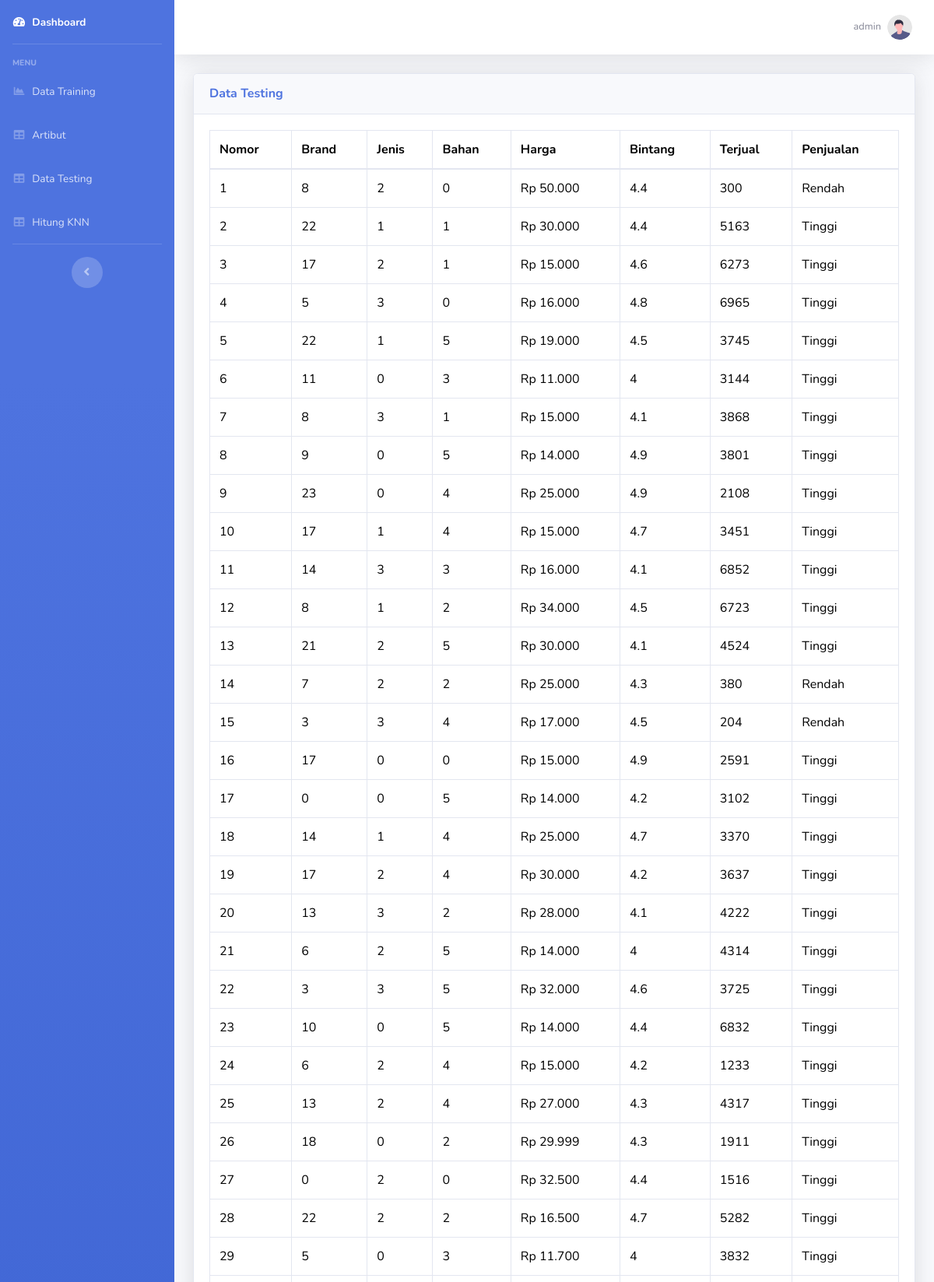
The page /aplikasi/data_testing.php (signed in, upper part) on the database its author committed.
### tables this page shows
CREATE TABLE `data_testing` (
  `id_data_testing` int(11) NOT NULL,
  `brand2` int(11) NOT NULL,
  `jenis2` int(11) NOT NULL,
  `bahan2` int(11) NOT NULL,
  `harga2` int(11) NOT NULL,
  `bintang2` double NOT NULL,
  `terjual2` int(11) NOT NULL,
  `penjualan2` int(11) NOT NULL
);

### aplikasi/data_testing.php (the view, shortened to what this page needs)
<!DOCTYPE html>
<html lang="en">
<head>
    <link href="../asset/vendor/fontawesome-free/css/all.min.css" rel="stylesheet" type="text/css">
    <link href="../asset/css/sb-admin-2.min.css" rel="stylesheet">
    <link href="../asset/vendor/datatables/dataTables.bootstrap4.min.css" rel="stylesheet">
</head>
<body id="page-top">
    <div id="wrapper">
         <?php include 'sidebar.php' ?>
        <div id="content-wrapper" class="d-flex flex-column">
            <div id="content">
            <?php include 'topbar.php'; ?>
                <div class="container-fluid">
                    <div class="card shadow mb-4">
                        <div class="card-header py-3">
                            <div class="d-sm-flex align-items-center justify-content-between">
                            <h6 class="m-0 font-weight-bold text-primary">Data Testing</h6>
                        </div>
                    </div>
                        <div class="card-body">
                            <div class="table-responsive">
                                <table class="table table-bordered" id="dataTable" width="100%" cellspacing="0">
                                    <thead>
                                        <tr>
                                            <th>Nomor</th>
                                            <th>Brand</th>
                                            <th>Jenis</th>
                                            <th>Bahan</th>
                                            <th>Harga</th>
                                            <th>Bintang</th>
                                            <th>Terjual</th>
                                            <th>Penjualan</th>
                                        </tr>
                                    </thead>
                                    <tbody>
                                        <?php
                                        $nomor = 1;
                                         $get_data = mysqli_query($conn, "select * from data_testing");
                                         while ($display=mysqli_fetch_array($get_data)) {
                                                $brand = $display['brand2'];
                                                $jenis = $display['jenis2'];
                                                $bahan = $display['bahan2'];
                                                $harga = $display['harga2'];
                                                $bintang = $display['bintang2'];
                                                $terjual = $display['terjual2'];
                                                $penjualan = $display['penjualan2'];
                                        ?>
                                        <tr>
                                            <td><?php echo $nomor ?></td>
                                            <td><?php echo $brand ?></td>
                                            <td><?php echo $jenis ?></td>
                                            <td><?php echo $bahan ?></td>
                                            <td><?php echo "Rp ". number_format($harga,0,",",".") ?></td>
                                            <td><?php echo $bintang ?></td>
                                            <td><?php echo $terjual ?></td>
                                            <td><?php if ($penjualan == 1) {
                                                echo "Rendah";
                                            }else if($penjualan == 2) {
                                                echo "Tinggi";
                                            } ?></td>
                                        </tr>
                                        <?php
                                            $nomor++;
                                            }
                                        ?>
                                    </tbody>
                                </table>
                                <br>
                            </div>
                        </div>
                    </div>
                </div>
            </div>
        </div>
    </div>
</body>
</html>

### aplikasi/data_testing.php (style rules this page uses)
th { color : #000000; }
td { color : #000000; }

### rows shown on the page
data_testing: brand2 "8", jenis2 "2", bahan2 "0", harga2 "50.000", bintang2 "4.4", terjual2 "300", penjualan2 "Rendah"
data_testing: brand2 "22", jenis2 "1", bahan2 "1", harga2 "30.000", bintang2 "4.4", terjual2 "5163", penjualan2 "Tinggi"
data_testing: brand2 "17", jenis2 "2", bahan2 "1", harga2 "15.000", bintang2 "4.6", terjual2 "6273", penjualan2 "Tinggi"
data_testing: brand2 "5", jenis2 "3", bahan2 "0", harga2 "16.000", bintang2 "4.8", terjual2 "6965", penjualan2 "Tinggi"
data_testing: brand2 "22", jenis2 "1", bahan2 "5", harga2 "19.000", bintang2 "4.5", terjual2 "3745", penjualan2 "Tinggi"
data_testing: brand2 "11", jenis2 "0", bahan2 "3", harga2 "11.000", bintang2 "4", terjual2 "3144", penjualan2 "Tinggi"
data_testing: brand2 "8", jenis2 "3", bahan2 "1", harga2 "15.000", bintang2 "4.1", terjual2 "3868", penjualan2 "Tinggi"
data_testing: brand2 "9", jenis2 "0", bahan2 "5", harga2 "14.000", bintang2 "4.9", terjual2 "3801", penjualan2 "Tinggi"
data_testing: brand2 "23", jenis2 "0", bahan2 "4", harga2 "25.000", bintang2 "4.9", terjual2 "2108", penjualan2 "Tinggi"
data_testing: brand2 "17", jenis2 "1", bahan2 "4", harga2 "15.000", bintang2 "4.7", terjual2 "3451", penjualan2 "Tinggi"
data_testing: brand2 "14", jenis2 "3", bahan2 "3", harga2 "16.000", bintang2 "4.1", terjual2 "6852", penjualan2 "Tinggi"
data_testing: brand2 "8", jenis2 "1", bahan2 "2", harga2 "34.000", bintang2 "4.5", terjual2 "6723", penjualan2 "Tinggi"
data_testing: brand2 "21", jenis2 "2", bahan2 "5", harga2 "30.000", bintang2 "4.1", terjual2 "4524", penjualan2 "Tinggi"
data_testing: brand2 "7", jenis2 "2", bahan2 "2", harga2 "25.000", bintang2 "4.3", terjual2 "380", penjualan2 "Rendah"
data_testing: brand2 "3", jenis2 "3", bahan2 "4", harga2 "17.000", bintang2 "4.5", terjual2 "204", penjualan2 "Rendah"
data_testing: brand2 "17", jenis2 "0", bahan2 "0", harga2 "15.000", bintang2 "4.9", terjual2 "2591", penjualan2 "Tinggi"
data_testing: brand2 "0", jenis2 "0", bahan2 "5", harga2 "14.000", bintang2 "4.2", terjual2 "3102", penjualan2 "Tinggi"
data_testing: brand2 "14", jenis2 "1", bahan2 "4", harga2 "25.000", bintang2 "4.7", terjual2 "3370", penjualan2 "Tinggi"
data_testing: brand2 "17", jenis2 "2", bahan2 "4", harga2 "30.000", bintang2 "4.2", terjual2 "3637", penjualan2 "Tinggi"
data_testing: brand2 "13", jenis2 "3", bahan2 "2", harga2 "28.000", bintang2 "4.1", terjual2 "4222", penjualan2 "Tinggi"
data_testing: brand2 "6", jenis2 "2", bahan2 "5", harga2 "14.000", bintang2 "4", terjual2 "4314", penjualan2 "Tinggi"
data_testing: brand2 "3", jenis2 "3", bahan2 "5", harga2 "32.000", bintang2 "4.6", terjual2 "3725", penjualan2 "Tinggi"
data_testing: brand2 "10", jenis2 "0", bahan2 "5", harga2 "14.000", bintang2 "4.4", terjual2 "6832", penjualan2 "Tinggi"
data_testing: brand2 "6", jenis2 "2", bahan2 "4", harga2 "15.000", bintang2 "4.2", terjual2 "1233", penjualan2 "Tinggi"
data_testing: brand2 "13", jenis2 "2", bahan2 "4", harga2 "27.000", bintang2 "4.3", terjual2 "4317", penjualan2 "Tinggi"
data_testing: brand2 "18", jenis2 "0", bahan2 "2", harga2 "29.999", bintang2 "4.3", terjual2 "1911", penjualan2 "Tinggi"
data_testing: brand2 "0", jenis2 "2", bahan2 "0", harga2 "32.500", bintang2 "4.4", terjual2 "1516", penjualan2 "Tinggi"
data_testing: brand2 "22", jenis2 "2", bahan2 "2", harga2 "16.500", bintang2 "4.7", terjual2 "5282", penjualan2 "Tinggi"
data_testing: brand2 "5", jenis2 "0", bahan2 "3", harga2 "11.700", bintang2 "4", terjual2 "3832", penjualan2 "Tinggi"

### other values the page prints
$_SESSION['nama'] "admin"
